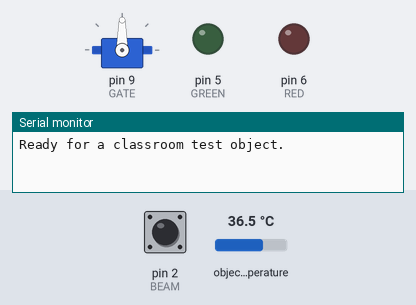
Recording of a sketch running on a simulated Arduino Uno, built with avr-gcc and run on an emulated ATmega328P. Parts: servo, output pins drawn as LEDs (lit = HIGH), the last lines printed to the serial monitor. The inputs (shaded band) are chosen by the test bench; at power-on: pin 2 (BEAM) HIGH, object temperature 36.5 °C.

Above: at 1.2 s.
1.3 s: pin 2 (BEAM) pulled LOW for 1 s
At 2.21 s:
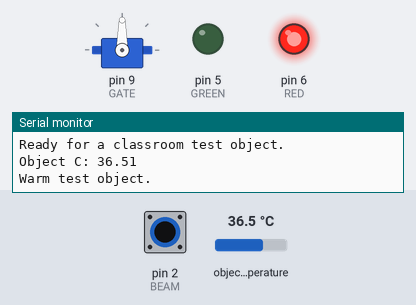
3.8 s: pin 2 (BEAM) pulled LOW for 3.2 s
At 8.0 s:
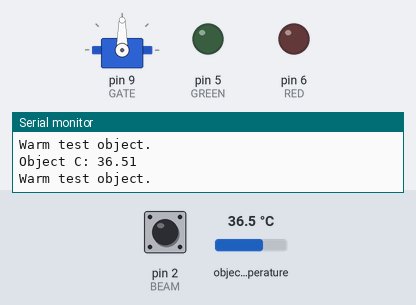
Timing chart, 0 to 9.5 s (numbered marks = the images above; inputs shaded):
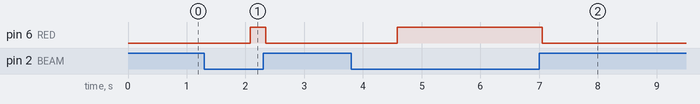

The sketch:

object_entrance_temperature.ino
```cpp
#include <Wire.h>
#include <Servo.h>
#include <Adafruit_MLX90614.h>
constexpr byte BEAM=2,GREEN=5,RED=6,GATE=9;
constexpr byte CLOSED=90,OPEN=40;
constexpr float LIMIT_C=30.0;
Adafruit_MLX90614 sensor;
Servo barrier;
enum State { READY, SETTLE, SAMPLE, RESULT };
State state=READY;
unsigned long phaseAt=0,sampledAt=0;
bool present=false, raw=false, sensorReady=false;
unsigned long changedAt=0;
float measurements[3];
byte count=0;

void closeGate(){
  barrier.write(CLOSED);
  digitalWrite(GREEN,LOW);digitalWrite(RED,LOW);
}
void result(bool pass,const __FlashStringHelper* message){
  barrier.write(pass?OPEN:CLOSED);
  digitalWrite(GREEN,pass);digitalWrite(RED,!pass);
  Serial.println(message);
  state=RESULT;
}
void setup(){
  Serial.begin(115200);
  pinMode(BEAM,INPUT_PULLUP);pinMode(GREEN,OUTPUT);pinMode(RED,OUTPUT);
  barrier.write(CLOSED);barrier.attach(GATE);closeGate();
  Wire.begin();
  Wire.setWireTimeout(4000,true);
  sensorReady=sensor.begin();
  Serial.println(F("Ready for a classroom test object."));
}
void loop(){
  const unsigned long now=millis();
  const bool blocked=digitalRead(BEAM)==LOW;
  if(blocked!=raw){raw=blocked;changedAt=now;}
  if(now-changedAt>=50)present=raw;
  if(!present){
    if(state!=READY){closeGate();state=READY;}
    return;
  }
  if(state==READY){phaseAt=now;state=SETTLE;return;}
  if(state==SETTLE&&now-phaseAt>=250){
    if(!sensorReady)sensorReady=sensor.begin();
    if(!sensorReady){result(false,F("No reading: sensor unavailable."));return;}
    count=0;sampledAt=now;state=SAMPLE;
    return;
  }
  if(state==SAMPLE&&now-sampledAt>=160){
    sampledAt=now;
    Wire.beginTransmission(0x5A);
    if(Wire.endTransmission()!=0){sensorReady=false;result(false,F("No reading: sensor unavailable."));return;}
    const float value=sensor.readObjectTempC();
    if(!isfinite(value)||value<0||value>60){
      result(false,F("No reading in classroom range."));return;
    }
    measurements[count++]=value;
    if(count==3){
      const float reading=measurements[0]+measurements[1]+measurements[2]
        -min(measurements[0],min(measurements[1],measurements[2]))
        -max(measurements[0],max(measurements[1],measurements[2]));
      Serial.print(F("Object C: "));Serial.println(reading,2);
      if(reading<LIMIT_C)result(true,F("Below classroom threshold."));
      else result(false,F("Warm test object."));
    }
  }
}
```

Measured:
- after the input at 1.3 s, pin 6 (RED): LOW → HIGH after 0.78 s, → LOW 0.27 s later
- after the input at 3.8 s, pin 6 (RED): LOW → HIGH after 0.78 s, → LOW 2.5 s later
